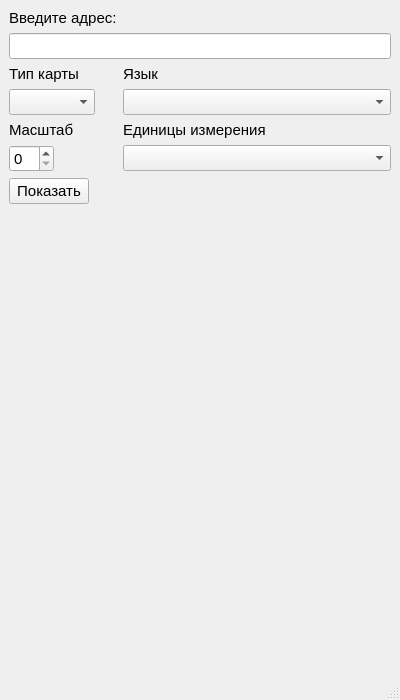
<?xml version="1.0" encoding="UTF-8"?>
<ui version="4.0">
 <class>MainWindow</class>
 <widget class="QMainWindow" name="MainWindow">
  <property name="geometry">
   <rect>
    <x>0</x>
    <y>0</y>
    <width>400</width>
    <height>700</height>
   </rect>
  </property>
  <property name="font">
   <font>
    <family>MS Sans Serif</family>
    <pointsize>11</pointsize>
   </font>
  </property>
  <property name="windowTitle">
   <string>MainWindow</string>
  </property>
  <widget class="QWidget" name="centralwidget">
   <property name="enabled">
    <bool>true</bool>
   </property>
   <layout class="QFormLayout" name="formLayout">
    <item row="0" column="0">
     <widget class="QLabel" name="l_address">
      <property name="enabled">
       <bool>true</bool>
      </property>
      <property name="font">
       <font>
        <family>MS Sans Serif</family>
        <pointsize>11</pointsize>
       </font>
      </property>
      <property name="text">
       <string>Введите адрес:</string>
      </property>
     </widget>
    </item>
    <item row="1" column="0" colspan="2">
     <widget class="QLineEdit" name="address">
      <property name="font">
       <font>
        <family>MS Sans Serif</family>
        <pointsize>11</pointsize>
       </font>
      </property>
     </widget>
    </item>
    <item row="2" column="0">
     <widget class="QLabel" name="l_type">
      <property name="text">
       <string>Тип карты</string>
      </property>
     </widget>
    </item>
    <item row="3" column="0">
     <widget class="QComboBox" name="type"/>
    </item>
    <item row="3" column="1">
     <widget class="QComboBox" name="lang"/>
    </item>
    <item row="4" column="0">
     <widget class="QLabel" name="l_scale">
      <property name="text">
       <string>Масштаб</string>
      </property>
     </widget>
    </item>
    <item row="4" column="1">
     <widget class="QLabel" name="l_measure">
      <property name="text">
       <string>Единицы измерения</string>
      </property>
     </widget>
    </item>
    <item row="5" column="0">
     <widget class="QSpinBox" name="scale">
      <property name="maximum">
       <number>17</number>
      </property>
     </widget>
    </item>
    <item row="5" column="1">
     <widget class="QComboBox" name="measure"/>
    </item>
    <item row="6" column="0">
     <widget class="QPushButton" name="show_btn">
      <property name="enabled">
       <bool>true</bool>
      </property>
      <property name="font">
       <font>
        <family>MS Sans Serif</family>
        <pointsize>11</pointsize>
       </font>
      </property>
      <property name="text">
       <string>Показать</string>
      </property>
     </widget>
    </item>
    <item row="2" column="1">
     <widget class="QLabel" name="l_lang">
      <property name="text">
       <string>Язык</string>
      </property>
     </widget>
    </item>
    <item row="7" column="0" colspan="2">
     <spacer name="horizontalSpacer">
      <property name="orientation">
       <enum>Qt::Horizontal</enum>
      </property>
      <property name="sizeHint" stdset="0">
       <size>
        <width>40</width>
        <height>20</height>
       </size>
      </property>
     </spacer>
    </item>
    <item row="8" column="0">
     <widget class="QLabel" name="l_picture">
      <property name="enabled">
       <bool>true</bool>
      </property>
      <property name="maximumSize">
       <size>
        <width>16777215</width>
        <height>16777215</height>
       </size>
      </property>
      <property name="font">
       <font>
        <family>MS Sans Serif</family>
        <pointsize>11</pointsize>
       </font>
      </property>
      <property name="autoFillBackground">
       <bool>false</bool>
      </property>
      <property name="text">
       <string/>
      </property>
     </widget>
    </item>
    <item row="9" column="0">
     <widget class="QLabel" name="forecast_text">
      <property name="text">
       <string/>
      </property>
     </widget>
    </item>
    <item row="10" column="0">
     <widget class="QLabel" name="forecast_pic">
      <property name="text">
       <string/>
      </property>
     </widget>
    </item>
   </layout>
  </widget>
  <widget class="QMenuBar" name="menubar">
   <property name="geometry">
    <rect>
     <x>0</x>
     <y>0</y>
     <width>400</width>
     <height>26</height>
    </rect>
   </property>
  </widget>
  <widget class="QStatusBar" name="statusbar"/>
 </widget>
 <resources/>
 <connections/>
</ui>
